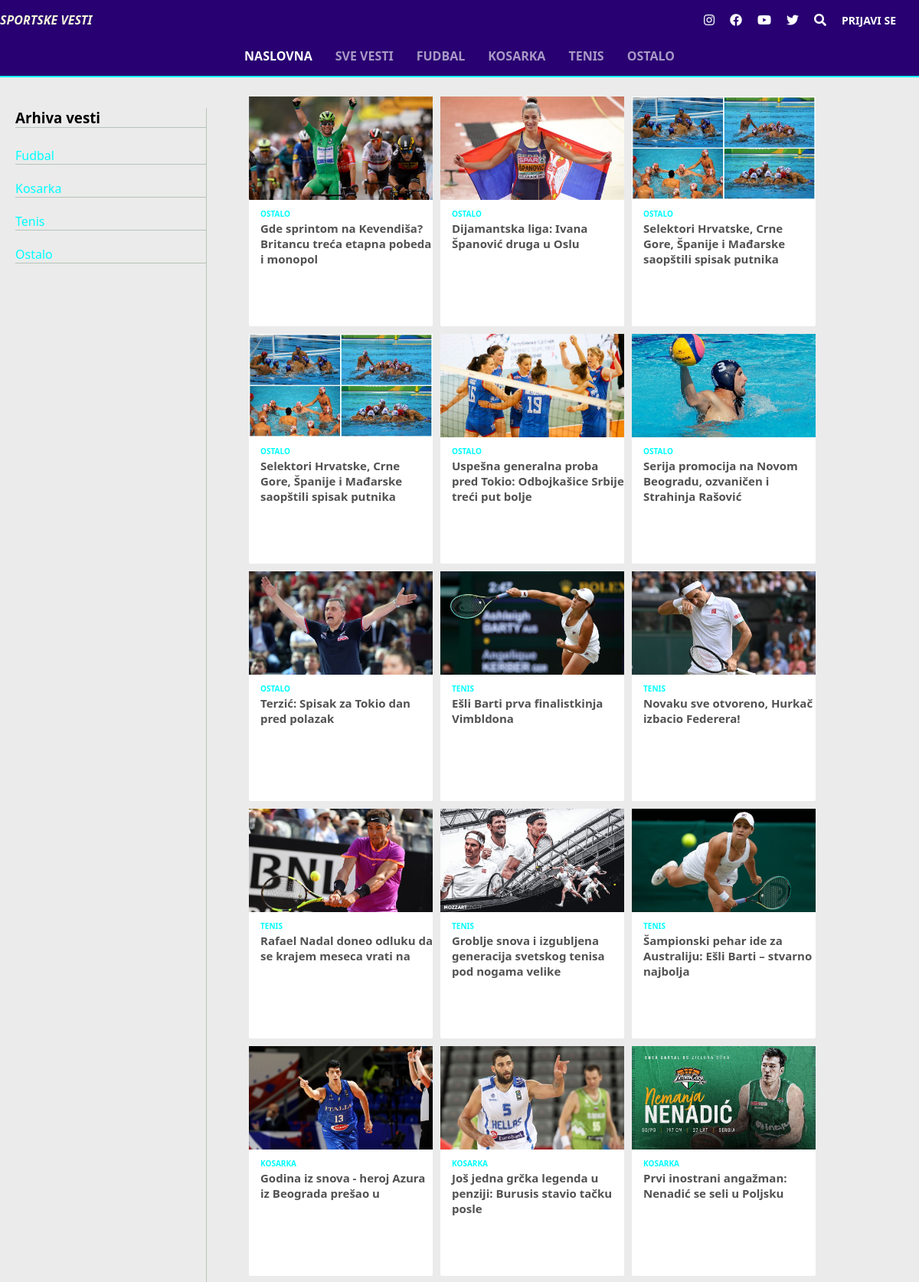
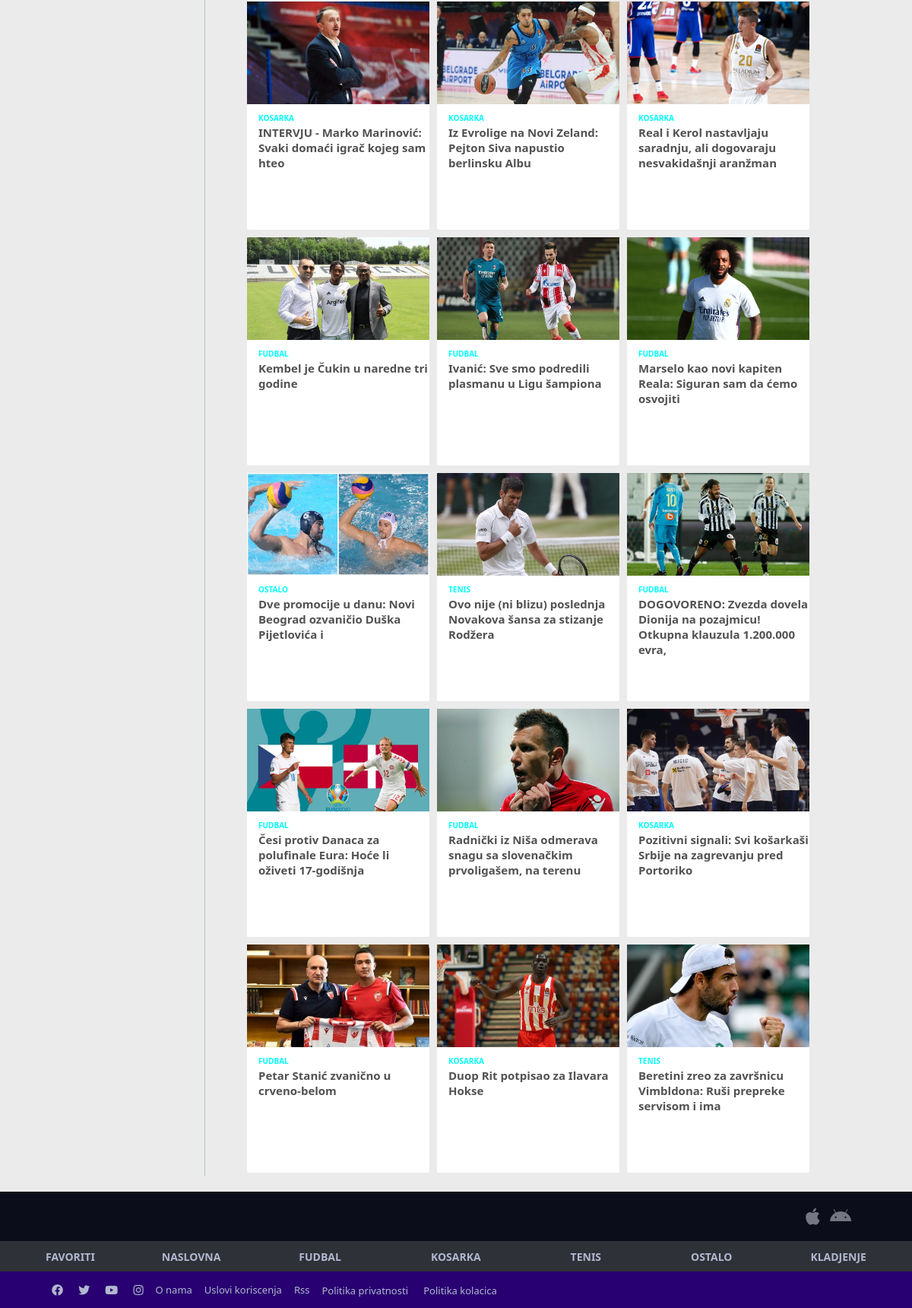
The app's page /svevesti.php with its own data (2 pictures, top to bottom).
### tables this page shows
CREATE TABLE `kategorija` (
  `kategorija_id` int(11) NOT NULL,
  `kategorija_naziv` varchar(45) NOT NULL
);

### klase/funkcije.php (called while the page is built, shortened)
<?php
function login()
{
        if(isset($_SESSION['id']) and isset($_SESSION['ime']) and isset($_SESSION['status']))
    {
        return true;
    }
    else return false;
}
?>

### klase/classBaza.php (called while the page is built, shortened)
<?php
class Baza{
    protected $lokacija;
    protected $korime;
    protected $lozinka;
    protected $baza;
    protected $db;
    public function __construct(){
        $this->lokacija="localhost";
        $this->korime="root";
        $this->lozinka="";
        $this->baza="baza";
    }
    public function connect(){
        $this->db=@mysqli_connect($this->lokacija, $this->korime, $this->lozinka, $this->baza);
        return $this->db;
    }
    public function query($upit){
        return mysqli_query($this->db, $upit);
    }
    public function fetch_object($rez){
        return mysqli_fetch_object($rez);
    }
}
?>

### svevesti.php (the view, shortened to what this page needs)
<!DOCTYPE html>
<html lang="en">
<head>
    <link rel="stylesheet" href="css/style.css">
    <link rel="stylesheet" href="fontawesome/css/all.min.css">
</head>
<body>
<div id="wrapper">
<div id='pozadina-svevesti'>
    <?php
        require_once("_require.php/_header.php");
    ?>
<div class='sve-vesti'>
         <div class='arhiva-left'>
             <h3 id='najvesti'>Arhiva vesti</h3>
         <?php
        $upit="SELECT * FROM kategorija";
        $rez=$db->query($upit);
        while($red=$db->fetch_object($rez))
        echo "<div class='arhiva'><a class='navitems' href='svevesti.php?kategorija={$red->kategorija_id}'>{$red->kategorija_naziv}</a></div>";
    ?>
         </div>
    <div id='sve-vesti'>
    <?php
    $upit="SELECT * FROM vwvest WHERE vest_obrisan=0 ORDER BY vest_id DESC";
              $rez=$db->query($upit);
              $slika="";
              while($red=$db->fetch_object($rez))
              {
                  echo "<div class='posebnevesti'>";
                  if(file_exists("uploads/{$red->vest_id}.jpg"))
                  $slika="uploads/{$red->vest_id}.jpg";
                  echo "<a href='vest.php?id=".$red->vest_id."'><img src='$slika' width='240px' height='135px'></a>";
                  echo "<a class='kategorija-posebnevesti' href='svevesti.php?kategorija=".$red->vest_kategorija_id."'>".$red->kategorija_naziv."</a><br>";
                      $tmp=explode(" ", $red->vest_naslov);
                      $novi=array_slice($tmp, 0, 10);
                      $a=implode(" ", $novi)."<br>";
                      echo "<a class='naslov-posebnevesti' href='vest.php?id=".$red->vest_id."'>".$a."</a>" ;
                  echo "</div>";
              }
          ?>
    </div>
    </div>
</div>
</div>
<?php
require_once("_require.php/_footer.php");
?>
</body>
</html>

### _require.php/_header.php (shortened to what this page needs)
<!DOCTYPE html>
<html lang="en">
<head>
    <link rel="stylesheet" href="css/style.css">
</head>
<body>
</body>
</html>
<?php
require_once("klase/classBaza.php");
require_once("klase/funkcije.php");
$db=new Baza();
?>
<header>
<div id="headertop">
    <div class="logo">
       <p><i class='logotitle'><b>SPORTSKE VESTI</b> </i> </p>
    </div>
    <div id="icons">
        <a target="_blank" href=""><i class="fab fa-instagram"></i></a>
        <a target="_blank" href=""><i class="fab fa-facebook"></i></a>
        <a target="_blank" href=""><i class="fab fa-youtube"></i></a>
        <a target="_blank" href=""><i class="fab fa-twitter"></i></a>
        <a href='pretraga.php'><i class="fas fa-search"></i></a>
    <?php
    if(login())
    {
            echo "<a class='prijava-button' >{$_SESSION['ime']} {$_SESSION['prezime']} ({$_SESSION['status']}) </a>";
    }
    else echo "<a class='prijava-button' href='korisnik/login.php'>PRIJAVI SE</a>";
    ?>
    </div>
</div>
<div class="headerbottom">
<nav>
<ul class="navbar">
    <li><a class="naslovna" href="index.php">NASLOVNA</a></li>
    <li><a class='navitems' href="svevesti.php">Sve vesti</a></li>
    <?php
        $upit="SELECT * FROM kategorija";
        $rez=$db->query($upit);
        while($red=$db->fetch_object($rez))
        echo "<li><a class='navitems' href='index.php?kategorija={$red->kategorija_id}'>{$red->kategorija_naziv}</a></li>";
    ?>
</ul>
</nav>
</div>
</header>

### _require.php/_footer.php (shortened to what this page needs)
<footer>
<div class="footertop">
<div class="content">
<div class="appfooter">
<div class="iconsfooter">
<a href=""><i class="fab fa-apple"></i></a>
<a href=""><i class="fab fa-android"></i></a>
</div>
</div>
</div>
</div>
<div class="footermain">
<div class="content">
<div class="favoriti">
    <a href="#">FAVORITI</a>
</div>
<div class="naslovnafooter">
    <a href="index.php">NASLOVNA</a>
</div>
<?php
$upit="SELECT * FROM kategorija";
        $rez=$db->query($upit);
        while($red=$db->fetch_object($rez))
        echo "<ul class='navbar'><li><a href='svevesti.php?kategorija={$red->kategorija_id}'>{$red->kategorija_naziv}</a></li></ul>";
?>
<div class="kladjenjefooter">
    <a href="#">KLADJENJE</a>
</div>
</div>
</div>
<div class="footerbottom">
<div class="content">
<div class="footerbotttomleft">
    <div class="iconsfooterleft">
    <a href=""><i class="fab fa-facebook"></i></a>
    <a href=""><i class="fab fa-twitter"></i></a>
    <a href=""><i class="fab fa-youtube"></i></a>
    <a href=""><i class="fab fa-instagram"></i></a>
</div>
<div class="footerbottomlefttext">
<a href="#">O nama</a>
<a href="#">Uslovi koriscenja</a>
<a href="#">Rss</p>
<p href="#">Politika privatnosti</a>
<a href="#">Politika kolacica</a>
</div>
</div>
</div>
</div>
</footer>

### css/style.css (style rules this page uses)
* { margin: 0; padding: 0; box-sizing: border-box; font-family:'Segoe UI', Tahoma, Geneva, Verdana, sans-serif }
body { margin: 0; background-color: #ebebeb; }
a { text-decoration: none; }
.logotitle { color: beige; }
header { background-color: #280071; padding: 5px 0 15px; border-bottom: 2px solid aqua; }
#headertop { display: flex; justify-content: space-between; align-items: center; margin-bottom: 15px; }
.prijava-button { font-weight: 700; font-size: 14px; }
.navbar { display: flex; list-style: none; justify-content: center; }
.navbar a { padding: 15px; text-decoration: none; font-weight: 600; font-size: 16px; text-transform: uppercase; }
.navitems { color: rgba(255, 255, 255, 0.6); list-style: none; }
.naslovna { font-weight: 600; color: #fff; }
#icons { display: flex; align-items: center; margin-right: 20px; }
#icons a { padding: 10px; color: #fff; }
.content { width: 90%; display: flex; justify-content: space-between; margin: 0 auto; align-items: center; }
footer { margin-top: 20px; position: relative; z-index: 2; }
.footertop { align-items: center; background-color: #0b0e1a; padding: 15px 0; color: #747782; font-size: 12px; font-weight: 500; }
.appfooter { display: flex; align-items: center; padding: 0 15px; }
.iconsfooter i { padding: 5px; color: #747782; font-size: 25px; }
.footermain { background-color: #2f3138; padding-top: 20px; color: #b2b8cf; font-weight: 600; font-size: 15px; padding: 10px 0; }
.footermain a { color: #b2b8cf; font-size: 14px; font-weight: 700; }
.footerbottom { display: flex; background-color: #280071; padding: 7px 0; align-items: center; }
.footerbotttomleft { display: flex; align-items: center; }
.footerbotttomleft a i { margin: 8px; font-size: 15px; color: #b2b8cf; }
.footerbottomlefttext a { margin: 8px; color: #b2b8cf; font-size: 13px; }
.footerbottomlefttext { display: flex; align-items: center; }
.login-form p, a { color: #fff; }
.login--form p, a { color: #fff; }
#sve-vesti { display: flex; width: 800px; margin-top: 20px; flex-wrap: wrap; margin-left: 50px; }
.posebnevesti { margin: 5px; color: grey; flex-basis: 240px; background-color: #fff; height: 300px; border-radius: 2px; position: relative; }
.kategorija-posebnevesti { color: aqua; font-size: 10px; text-transform: uppercase; font-weight: bold; margin-left: 15px; }
.naslov-posebnevesti { display: block; color: #525252; font-size: 15px; font-weight: bold; padding-left: 15px; }
#najvesti { text-align: left; margin-bottom: 5px; border-bottom: 1px solid #b7c4b9; }
.pretraga-form p, a { color: #fff; }
.arhiva { display: flex; flex-direction: column; }
.arhiva a { display: block; color: aqua; border-bottom: 1px solid #b7c4b9; text-align: left; margin-top: 20px; width: 100%; }
.arhiva-left { width: 250px; margin-left: 20px; margin-top: 40px; border-right: 1px solid #b7c4b9; }
.sve-vesti { display: flex; }

### records on screen
kategorija: kategorija_naziv "FUDBAL", kategorija_naziv "Fudbal"
kategorija: kategorija_naziv "KOSARKA", kategorija_naziv "Kosarka"
kategorija: kategorija_naziv "TENIS", kategorija_naziv "Tenis"
kategorija: kategorija_naziv "OSTALO", kategorija_naziv "Ostalo"

### other values on screen
$red->kategorija_naziv "OSTALO"
implode(" ", $novi) "Gde sprintom na Kevendiša? Britancu treća etapna pobeda i monopol"
implode(" ", $novi) "Dijamantska liga: Ivana Španović druga u Oslu"
implode(" ", $novi) "Selektori Hrvatske, Crne Gore, Španije i Mađarske saopštili spisak putnika"
implode(" ", $novi) "Uspešna generalna proba pred Tokio: Odbojkašice Srbije treći put bolje"
implode(" ", $novi) "Serija promocija na Novom Beogradu, ozvaničen i Strahinja Rašović"
implode(" ", $novi) "Terzić: Spisak za Tokio dan pred polazak"
$red->kategorija_naziv "TENIS"
implode(" ", $novi) "Ešli Barti prva finalistkinja Vimbldona"
implode(" ", $novi) "Novaku sve otvoreno, Hurkač izbacio Federera!"
implode(" ", $novi) "Rafael Nadal doneo odluku da se krajem meseca vrati na"
implode(" ", $novi) "Groblje snova i izgubljena generacija svetskog tenisa pod nogama velike"
implode(" ", $novi) "Šampionski pehar ide za Australiju: Ešli Barti – stvarno najbolja"
$red->kategorija_naziv "KOSARKA"
implode(" ", $novi) "Godina iz snova - heroj Azura iz Beograda prešao u"
